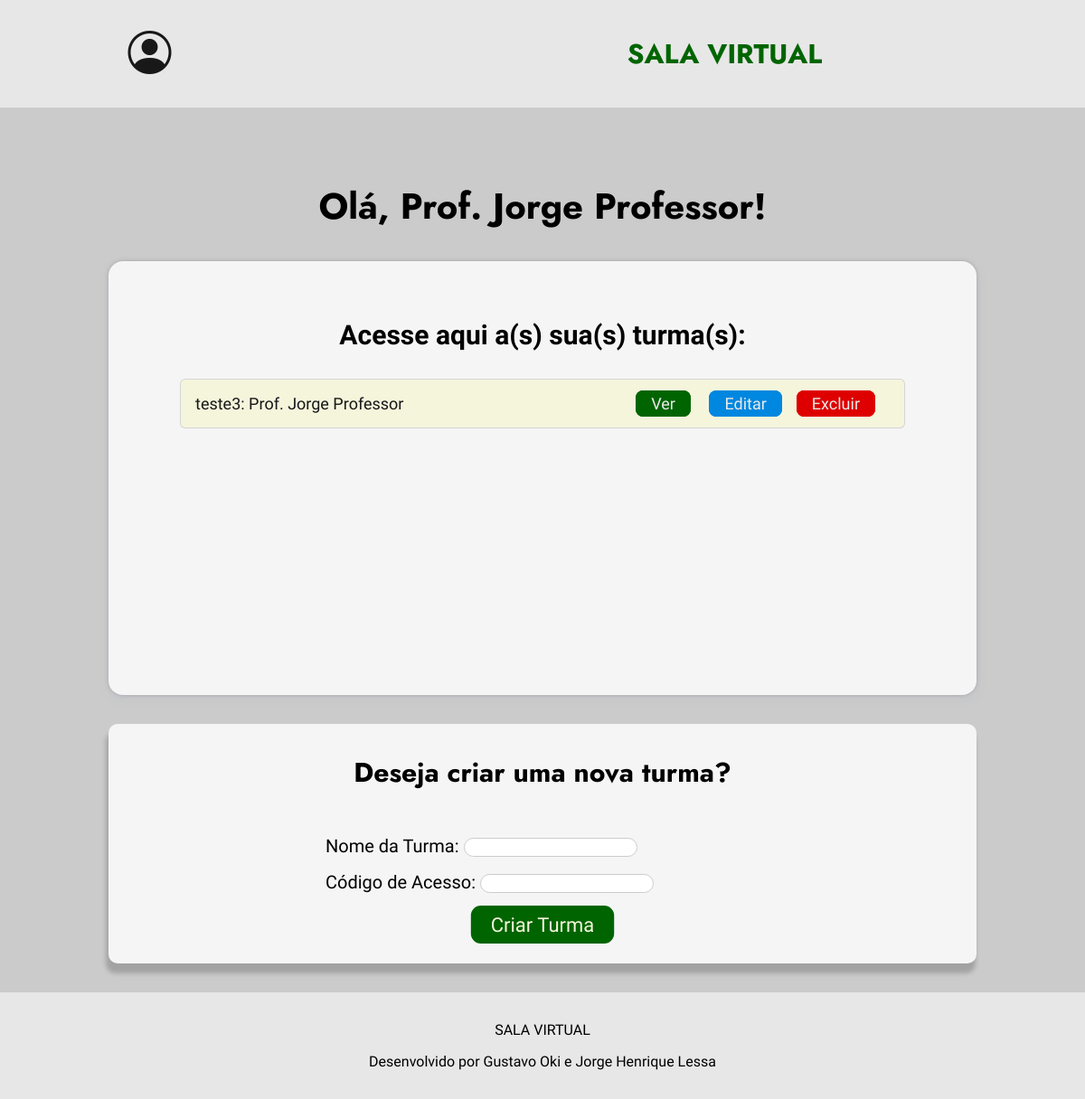
/professor (signed in), run on the app's committed database.
### app.py (models this page shows, shortened)
class Usuario(db.Model):
    __tablename__ = 'usuarios'
    id = db.Column(db.Integer, primary_key=True)
    nome = db.Column(db.String(100), nullable=False)
    senha = db.Column(db.String(100), nullable=False)
    matricula = db.Column(db.String(100), nullable=False)
    email = db.Column(db.String(100), unique=True, nullable=False)
    tipo_perfil = db.Column(db.String(50), nullable=False)
    __mapper_args__ = {
        'polymorphic_identity': 'usuario',
        'polymorphic_on': tipo_perfil
    }

class Turma(db.Model):
    id = db.Column(db.Integer, primary_key=True)
    nome = db.Column(db.String(100), nullable=False)
    professor = db.Column(db.String(100), nullable=False)
    codigo_acesso = db.Column(db.String(20), nullable=False, unique = True)  # Novo campo

### app.py (the view)
@app.route("/professor", methods=["POST", "GET"])
def professor():
    if 'user_id' not in session:
        return redirect("/login")
    professor_nome = session.get('user_id')  # Obtém o nome de usuário da sessão
    user = Usuario.query.get_or_404(professor_nome)
    if user.tipo_perfil != 'professor':
        return redirect("/login")
    if request.method == "POST":
        nome = request.form.get('nome')
        codigo_acesso = request.form.get('codigo_acesso')
        turma_existente = Turma.query.filter_by(codigo_acesso=codigo_acesso).first()
        if turma_existente:
            flash('O código de acesso já está em uso. Por favor, escolha outro.', 'error')
            return redirect("/professor")
        nova_turma = Turma(nome=nome, professor=user.nome, codigo_acesso=codigo_acesso)
        try:
            db.session.add(nova_turma)
            db.session.commit()
            return redirect("/professor")
        except Exception as e:
            print(f"ERROR: {e}")
            return f"ERROR: {e}"
    else:
        turmas = Turma.query.all()
        return render_template("professor_home.html", turmas=turmas, nome=user.nome)

### templates/professor_home.html (shortened to what this page needs)
<!DOCTYPE html>
<html lang="pt-BR">
<head>
    <link rel="stylesheet" href="{{url_for('static', filename = 'css/professor.css')}}">
    <link rel="stylesheet" href="https://cdn.jsdelivr.net/npm/bootstrap-icons@1.11.3/font/bootstrap-icons.min.css">
</head>
<body>
    <header class="cabecalho">
        <div class="container">
            <div id="container_icons">
                <nav>
                    <ul class="ul-icons">
                        <li class="icons_header dropdown">
                            <i class="bi bi-person-circle" id="profile-icon"></i>
                        </li>
                    </ul>
                </nav>
            </div>
            <ul class="ul-menu">
                <div class="div_title_header">
                    <h1 id="title_header">SALA VIRTUAL</h1>
                </div>
            </ul>
        </div>
    </header>
    <section class="section_menu">
        <h2 class="title_user_section">Olá, Prof. {{ nome }}!</h2>
        <div class="div_turmas">
            <h2 id="title_section_turmas">Acesse aqui a(s) sua(s) turma(s):</h2>
            <div class="turmas_lista">
                <ul id="lista_turmas">
                {% if turmas | length < 1 %}
                    <p id="sem_turmas_msg">Nenhuma turma disponível no momento...</p>
                    {% else %}
                        {% for turma in turmas %}
                            <li class="li_turma">
                                <div>
                                    <p id="info_turma">{{ turma.nome }}: Prof. {{turma.professor}}</p>
                                </div>
                                <div class="buttons_li">
                                    <a href="/turma/{{ turma.id }}" id="ver-btn">Ver</a>
                                    <a href="/edit_turma/{{ turma.id }}" id="edit-btn">Editar</a><a href="/delete_turma/{{ turma.id }}" id="delete-btn">Excluir</a>
                                </div>
                            </li>
                        {% endfor %}
                    {% endif %}
                </ul>
            </div>
        </div>
        <div class="criar_turma">
            <h2 id="title_criar_turma">Deseja criar uma nova turma?</h2>
            <form id="form_criar_turma" action="/professor" method="POST">
                <div class="form-group">
                    <label for="nome_turma">Nome da Turma: </label>
                    <input type="text" id="nome" name="nome" required>
                </div>
                <div class="form-group">
                    <label for="codigo_acesso">Código de Acesso: </label>
                    <input type="text" id="codigo_acesso" name="codigo_acesso" required>
                </div>
                <div id="button">
                    <button id="button_forms" type="submit">Criar Turma</button>
                </div>
            </form>
        </div>
    </section>
    <footer>
        <div id="div_footer">
            <p>SALA VIRTUAL</p>
            <p id="p_footer">Desenvolvido por Gustavo Oki e Jorge Henrique Lessa</p>
        </div>
    </footer>
</body>
</html>

### static/css/professor.css (style rules this page uses)
.div_turmas { box-shadow: rgba(67, 71, 85, 0.27) 0px 0px 0.25em, rgba(90, 125, 188, 0.05) 0px 0.25em 1em; border-radius: 1rem; display: flex; flex-direction: column; justify-items: center; align-items: center; text-align: start; margin-top: 2rem; padding: 2rem; width: 80%; min-height: 60vh; background-color: whitesmoke; }
#title_section_turmas { font-family: var(--fonte-texto); font-size: 30px; margin: 2rem 0 2rem 0; }
.turmas_lista { display: flex; justify-items: center; align-items: center; text-align: center; }
#lista_turmas { display: flex; flex-direction: column; list-style-type: none; width: 100vh; align-items:center; font-size: 18px; }
#lista_turmas li { display: flex; justify-content: space-between; margin-bottom: 1.5rem; box-shadow: rgba(0, 0, 0, 0.02) 0px 1px 3px 0px, rgba(27, 31, 35, 0.15) 0px 0px 0px 1px; padding: 1rem; border-radius: 5px; background-color: beige; width: 100%; transition: 0.5s; cursor: pointer; }
#lista_turmas a { text-decoration: none; color: inherit; }
.li_turma { display: flex; flex-direction: row; justify-content: space-around; color: rgb(234, 234, 234); }
#info_turma { color: var(--cor-texto); }
.buttons_li a { margin-right: 1rem; }
#ver-btn { border: 1px solid var(--cor-destaque); border-radius: 8px; padding: 0.2rem 1rem; background-color: var(--cor-destaque); }
#edit-btn { border: 1px solid rgb(0, 135, 224); border-radius: 8px; padding: 0.2rem 1rem; background-color: rgb(0, 135, 224); }
#delete-btn { border: 1px solid rgb(222, 0, 0); border-radius: 8px; padding: 0.2rem 1rem; background-color: rgb(222, 0, 0); }
.criar_turma { background-color: whitesmoke; width: 80%; flex-direction: column; display: flex; justify-content: center; align-items: center; margin: 2rem 0 2rem 0; border-radius: 10px; box-shadow: -2px 10px 5px 1px rgba(0, 0, 0, 0.2) }
#title_criar_turma { font-family: var(--fonte-titulo); font-size: 30px; margin: 2rem 0 2rem 0; }
#form_criar_turma { margin-bottom: 1.5rem; width: 50%; }
.form-group { margin: 1rem 0; font-size: 20px; }
.form-group input { border-radius: 15px; border: 1px solid #ccc; width: 40%; text-align: center; font-size: 16px; }
#button { display: flex; justify-content: center; }
#button_forms { border: 2px solid var(--cor-destaque); background-color: var(--cor-destaque); color: var(--cor-btn-texto); padding: 5px; border-radius: 10px; font-size: 20px; transform: scale(1.1); width: 30%; cursor: pointer; transition: 0.5s; }

### static/css/home.css (style rules this page uses)
.icons_header { list-style-type: none; font-size: 3rem; transition: 0.5s; margin-right: 5.5rem; }
.section_menu { background-color: rgb(203, 203, 203); flex-direction: column; display: flex; justify-content: center; align-items: center; }
.title_user_section { color: var(--cor-titulo); font-family: var(--fonte-titulo); font-size: 40px; margin-top: 5rem; }

### static/css/style-padrao.css (style rules this page uses)
* { font-family: var(--fonte-texto); padding: 0; margin: 0; box-sizing: border-box; }
body { min-height: 100vh; }
:root { --background: #F8F8FF; --cor-header-footer: #e7e7e7; --cor-secao: #F5F5F5; --cor-titulo: #000000; --cor-texto: #181818; --cor-texto-claro: beige; --cor-btn-texto: beige; --cor-destaque: #006400; --fonte-titulo: 'Jost'; --fonte-texto: 'Oswald'; }
body { min-height: 100vh; background-color: var(--background); }
.cabecalho { width: 100%; background-color: var(--cor-header-footer); }
.container { display: flex; justify-content: space-around; }
#container_icons { display: flex; margin-left: 1rem; }
.ul-menu { display: flex; flex-direction: row; justify-content:space-around; align-items:center; margin: 2rem 3rem 2rem 3rem; width: 40%; }
.ul-icons { display: flex; flex-direction: row; justify-content: space-around; align-items: center; padding: 1rem 0 1rem 0; width: 100%; }
#title_header { font-family: var(--fonte-titulo); font-size: 30px; color: var(--cor-destaque); }
nav li { display: inline-block; }
nav li i { display: inline-block; color: var(--cor-texto); text-decoration: none; padding: 15px; }
footer { background-color: var(--cor-header-footer); color: var(--cor-titulo); font-family: var(--fonte-texto); }
#div_footer { display: flex; flex-direction: column; align-items: center; padding: 2rem; }
#p_footer { margin-top: 1rem; }

### data on the page
Usuario: nome "Jorge Professor"
Turma: nome "teste3", professor "Jorge Professor"
